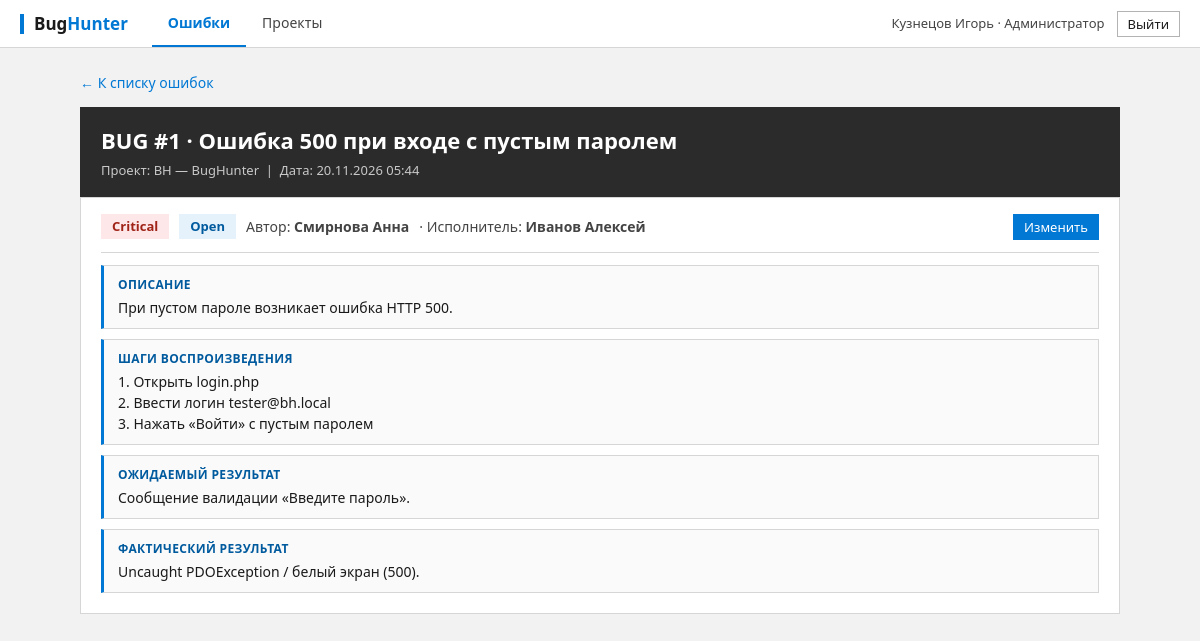
The page /bug_view.php?id=1 (signed in) on the database its author committed.
### tables this page shows
CREATE TABLE users (
    user_id       INTEGER PRIMARY KEY AUTOINCREMENT,
    full_name     TEXT    NOT NULL,
    email         TEXT    NOT NULL UNIQUE,
    password_hash TEXT    NOT NULL,
    role          TEXT    NOT NULL
                  CHECK (role IN ('customer', 'tester', 'developer', 'admin')),
    created_at    TEXT    NOT NULL DEFAULT CURRENT_TIMESTAMP
);

CREATE TABLE bugs (
    bug_id          INTEGER PRIMARY KEY AUTOINCREMENT,
    project_id      INTEGER NOT NULL REFERENCES projects (project_id),
    author_id       INTEGER NOT NULL REFERENCES users (user_id),
    assignee_id     INTEGER REFERENCES users (user_id) ON DELETE SET NULL,
    title           TEXT    NOT NULL CHECK (length(trim(title)) > 0),
    description     TEXT    NOT NULL DEFAULT '',
    steps           TEXT    NOT NULL DEFAULT '',
    expected_result TEXT    NOT NULL DEFAULT '',
    actual_result   TEXT    NOT NULL DEFAULT '',
    priority        TEXT    NOT NULL DEFAULT 'Medium'
                    CHECK (priority IN ('Critical', 'High', 'Medium', 'Low')),
    status          TEXT    NOT NULL DEFAULT 'Open'
                    CHECK (status IN ('Open', 'In Progress', 'Closed')),
    created_at      TEXT    NOT NULL DEFAULT CURRENT_TIMESTAMP
);

CREATE TABLE projects (
    project_id  INTEGER PRIMARY KEY AUTOINCREMENT,
    code        TEXT    NOT NULL UNIQUE
                CHECK (length(code) BETWEEN 2 AND 10),
    name        TEXT    NOT NULL,
    lead_id     INTEGER REFERENCES users (user_id) ON DELETE SET NULL,
    created_at  TEXT    NOT NULL DEFAULT CURRENT_TIMESTAMP,
    owner_id    INTEGER REFERENCES users (user_id),
    description TEXT    NOT NULL DEFAULT ''
);

### config/database.php (called while the page is built, shortened)
<?php
function getPdo(): PDO
{
    static $pdo = null;
    if ($pdo === null) {
        $pdo = new PDO('sqlite:' . DB_PATH, null, null, [
            PDO::ATTR_ERRMODE            => PDO::ERRMODE_EXCEPTION,
            PDO::ATTR_DEFAULT_FETCH_MODE => PDO::FETCH_ASSOC,
        ]);
        $pdo->exec('PRAGMA foreign_keys = ON');
    }
    return $pdo;
}

### bug_view.php (the view, shortened to what this page needs)
<?php
require __DIR__ . '/bugs_lib.php';
$me = requireLogin();
$bug = bugFromRequest();
function field(string $title, string $text): void
{
    echo '<div class="field"><b>' . h($title) . '</b>' . ($text !== '' ? nl2br(h($text)) : '<span class="muted">—</span>') . '</div>';
}
pageHeader('Ошибка №' . $bug['bug_id']);
?>
<p class="links"><a href="bugs.php">← К списку ошибок</a></p>
<div class="bug-head">
    <h1>BUG #<?= (int) $bug['bug_id'] ?> · <?= h($bug['title']) ?></h1>
    <div class="muted">Проект: <?= h($bug['project_code'] . ' — ' . $bug['project_name']) ?> &nbsp;|&nbsp;
        Дата: <?= h(date('d.m.Y H:i', strtotime($bug['created_at']))) ?></div>
</div>
<div class="bug-body">
    <div class="bug-meta">
        <?= priorityBadge($bug['priority']) ?>
        <?= statusBadge($bug['status']) ?>
        <span>Автор: <b><?= h($bug['author_name']) ?></b></span>
        <span>· Исполнитель: <b><?= h($bug['assignee_name'] ?? 'не назначен') ?></b></span>
        <?php if (canEditBug($me, $bug)): ?>
            <a class="btn btn-sm" style="margin-left:auto" href="bug_edit.php?id=<?= (int) $bug['bug_id'] ?>">Изменить</a>
        <?php endif; ?>
    </div>
    <?php
    field('Описание', $bug['description']);
    ?>
</div>
<?php pageFooter();

### auth.php (shortened to what this page needs)
<?php
require_once __DIR__ . '/config/database.php';
function h(?string $s): string
{
    return htmlspecialchars((string) $s, ENT_QUOTES | ENT_SUBSTITUTE, 'UTF-8');
}
function currentUser(): ?array
{
    $stmt = getPdo()->prepare('SELECT user_id, full_name, email, role FROM users WHERE user_id = ?');
    $stmt->execute([$_SESSION['user_id']]);
    $user = $stmt->fetch();
    return $user ?: null;
}
function requireLogin(): array
{
    $user = currentUser();
    return $user;
}
function pageHeader(string $title): void
{
    $user = currentUser();
    $page = basename($_SERVER['SCRIPT_NAME'] ?? '');
    $active = static fn (string $prefix): string => str_starts_with($page, $prefix) ? ' class="active"' : '';
    ?>
<!doctype html>
<html lang="ru">
<head>
    <link rel="stylesheet" href="style.css">
</head>
<body>
<?php if ($user !== null): ?>
<header class="topbar">
    <a class="logo" href="bugs.php">Bug<span>Hunter</span></a>
    <nav>
        <a href="bugs.php"<?= $active('bug') ?>>Ошибки</a>
        <a href="projects.php"<?= $active('project') ?>>Проекты</a>
    </nav>
    <div class="me">
        <span><?= h($user['full_name']) ?> · <?= h(roleTitle($user['role'])) ?></span>
        <form method="POST" action="logout.php">
            <button type="submit" class="btn btn-light btn-sm">Выйти</button>
        </form>
    </div>
</header>
<?php endif; ?>
<main class="container<?= $user === null ? ' narrow' : '' ?>">
<?php
}
function pageFooter(): void
{
    echo "</main>\n</body>\n</html>\n";
}
function roleTitle(string $role): string
{
    return [
        'customer'  => 'Заказчик',
        'tester'    => 'Тестировщик',
        'developer' => 'Разработчик',
        'admin'     => 'Администратор',
    ][$role] ?? $role;
}

### bugs_lib.php (shortened to what this page needs)
<?php
function priorityBadge(string $p): string
{
    return '<span class="badge p-' . h($p) . '">' . h($p) . '</span>';
}
function statusBadge(string $s): string
{
    return '<span class="badge s-' . h(str_replace(' ', '-', $s)) . '">' . h($s) . '</span>';
}
function findBug(int $id): ?array
{
    $stmt = getPdo()->prepare(
        'SELECT b.*, p.code AS project_code, p.name AS project_name,
                a.full_name AS author_name, s.full_name AS assignee_name
         FROM bugs b
         JOIN projects p   ON p.project_id = b.project_id
         JOIN users a      ON a.user_id = b.author_id
         LEFT JOIN users s ON s.user_id = b.assignee_id
         WHERE b.bug_id = ?'
    );
    $stmt->execute([$id]);
    $bug = $stmt->fetch();
    return $bug ?: null;
}
function bugFromRequest(): array
{
    $id = filter_input(INPUT_GET, 'id', FILTER_VALIDATE_INT, ['options' => ['min_range' => 1]]);
    $bug = findBug((int) $id);
    return $bug;
}
function canEditBug(array $user, array $bug): bool
{
    $uid = (int) $user['user_id'];
    return $user['role'] === 'admin'
        || (int) $bug['author_id'] === $uid
        || ($bug['assignee_id'] !== null && (int) $bug['assignee_id'] === $uid);
}
    ?>

### style.css (style rules this page uses)
:root { --accent: #0078d4; --accent-dark: #005a9e; --accent-press: #004578; --accent-soft: #e5f1fb; --ink: #1a1a1a; --ink-soft: #444444; --ink-muted: #6b6b6b; --surface: #ffffff; --bg: #f2f2f2; --line: #d6d6d6; --line-strong: #b3b3b3; --line-dark: #8a8a8a; --danger: #c42b1c; --danger-dark: #a02317; --success: #0f7b0f; --success-bg: #e6f4e6; --danger-bg: #fde7e9; --focus: 0 0 0 2px var(--surface), 0 0 0 4px var(--accent); }
* { box-sizing: border-box; }
html { -webkit-text-size-adjust: 100%; }
body { margin: 0; background: var(--bg); color: var(--ink); font: 14px/1.5 "Segoe UI", "Segoe UI Variable", Tahoma, system-ui, Arial, sans-serif; -webkit-font-smoothing: antialiased; }
a { color: var(--accent); text-decoration: none; }
h1 { font-size: 24px; font-weight: 600; margin: 0 0 4px; letter-spacing: 0; }
.topbar { display: flex; align-items: center; gap: 24px; padding: 0 20px; height: 48px; background: var(--surface); color: var(--ink); border-bottom: 1px solid var(--line); position: sticky; top: 0; z-index: 50; }
.topbar .logo { color: var(--ink); font-weight: 700; font-size: 17px; letter-spacing: 0; text-decoration: none; padding-left: 10px; border-left: 4px solid var(--accent); line-height: 20px; }
.topbar .logo span { color: var(--accent); }
.topbar nav { display: flex; gap: 0; flex: 1; height: 100%; }
.topbar nav a { color: var(--ink-soft); padding: 0 16px; font-size: 14px; display: flex; align-items: center; border-bottom: 2px solid transparent; transition: background .1s, color .1s; }
.topbar nav a.active { color: var(--accent); border-bottom-color: var(--accent); font-weight: 600; }
.topbar .me { display: flex; align-items: center; gap: 12px; font-size: 13px; color: var(--ink-soft); }
.topbar .me form { margin: 0; }
.container { max-width: 1080px; margin: 24px auto; padding: 0 20px; }
.muted { color: var(--ink-muted); font-size: 13px; }
.links a { margin-right: 16px; }
.btn, button { display: inline-flex; align-items: center; justify-content: center; gap: 6px; padding: 6px 16px; border: 1px solid var(--accent); border-radius: 0; cursor: pointer; background: var(--accent); color: #fff; font: inherit; font-size: 14px; line-height: 20px; text-decoration: none; transition: background .1s, border-color .1s; }
.btn-light { background: var(--surface); color: var(--ink); border: 1px solid var(--line-strong); }
.btn-sm { padding: 3px 10px; font-size: 13px; line-height: 18px; }
.badge { position: absolute; top: 0; left: 0; width: 100%; height: 100%; display: flex; align-items: center; justify-content: center; padding: 8px 12px; margin: 0; border: none; border-radius: 0; font-size: 13px; font-weight: 600; white-space: nowrap; box-sizing: border-box; }
.p-Critical { background: #fde7e9; color: #a02317; }
.s-Open { background: #e5f1fb; color: #005a9e; }
.bug-head { background: #2b2b2b; color: #fff; border: 1px solid #2b2b2b; border-bottom: 0; padding: 16px 20px; }
.bug-head h1 { color: #fff; margin-bottom: 4px; font-size: 22px; }
.bug-head .muted { color: #c8c8c8; }
.bug-body { background: var(--surface); border: 1px solid var(--line); padding: 16px 20px 20px; }
.bug-body .bug-meta { padding-bottom: 12px; border-bottom: 1px solid var(--line); margin-bottom: 12px; }
.bug-meta { display: flex; flex-wrap: wrap; align-items: center; gap: 10px; font-size: 14px; color: var(--ink-soft); }
.bug-meta .badge { position: static; width: auto; height: auto; min-height: 24px; padding: 2px 10px; border: 1px solid transparent; }
.field { border: 1px solid var(--line); border-left: 3px solid var(--accent); padding: 10px 14px; margin-top: 10px; background: #fafafa; }
.field b { display: block; color: var(--accent-dark); font-size: 12px; font-weight: 700; text-transform: uppercase; letter-spacing: .03em; margin-bottom: 3px; }

### rows shown on the page
users: full_name "Кузнецов Игорь", role "Администратор"
bugs: bug_id "1", title "Ошибка 500 при входе с пустым паролем", project.name "BH — BugHunter", created_at "20.11.2026 05:44", priority "Critical", status "Open", description "При пустом пароле возникает ошибка HTTP 500. 1. Открыть login.php 2. Ввести логин tester@bh.local 3. Нажать «Войти» с пустым паролем Сообщение валидации «Введите пароль». Uncaught PDOException / белый экран (500)."

### other values the page prints
$bug['author_name'] "Смирнова Анна"
$bug['assignee_name'] "Иванов Алексей"
$title "ОПИСАНИЕ ШАГИ ВОСПРОИЗВЕДЕНИЯ ОЖИДАЕМЫЙ РЕЗУЛЬТАТ ФАКТИЧЕСКИЙ РЕЗУЛЬТАТ"
